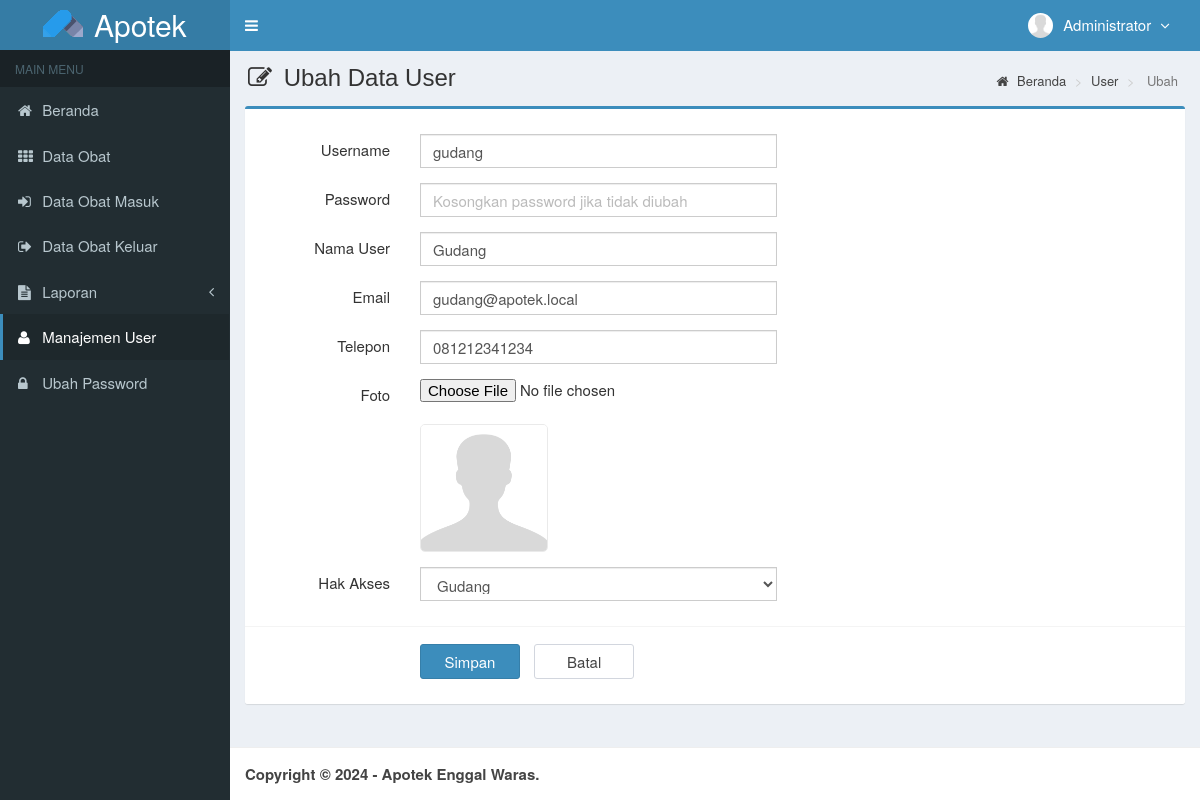
The page /main.php?module=form_user&form=edit&id=3 (signed in) on the database its author committed.
### tables this page shows
CREATE TABLE `users` (
  `id_user` int(3) NOT NULL,
  `username` varchar(50) NOT NULL,
  `nama_user` varchar(50) NOT NULL,
  `password` varchar(50) NOT NULL,
  `email` varchar(50) DEFAULT NULL,
  `telepon` varchar(13) DEFAULT NULL,
  `foto` varchar(100) DEFAULT NULL,
  `hak_akses` enum('Admin','Owner','Gudang') DEFAULT NULL,
  `status` enum('aktif','blokir') NOT NULL DEFAULT 'aktif',
  `created_at` timestamp NOT NULL DEFAULT CURRENT_TIMESTAMP,
  `updated_at` timestamp NOT NULL DEFAULT CURRENT_TIMESTAMP ON UPDATE CURRENT_TIMESTAMP
);

### modules/user/form.php (the view, shortened to what this page needs)
<?php
if ($_GET['form']=='add') { ?>
  <section class="content-header">
    <h1>
      <i class="fa fa-edit icon-title"></i> Input User
    </h1>
    <ol class="breadcrumb">
      <li><a href="?module=beranda"><i class="fa fa-home"></i> Beranda </a></li>
      <li><a href="?module=user"> User </a></li>
      <li class="active"> Input </li>
    </ol>
  </section>
  <section class="content">
    <div class="row">
      <div class="col-md-12">
        <div class="box box-primary">
          <form role="form" class="form-horizontal" method="POST" action="modules/user/proses.php?act=insert" enctype="multipart/form-data">
            <div class="box-body">
              <div class="form-group">
                <label class="col-sm-2 control-label">Username</label>
                <div class="col-sm-5">
                  <input type="text" class="form-control" name="username" autocomplete="off" required>
                </div>
              </div>
              <div class="form-group">
                <label class="col-sm-2 control-label">Password</label>
                <div class="col-sm-5">
                  <input type="password" class="form-control" name="password" autocomplete="off" required>
                </div>
              </div>
              <div class="form-group">
                <label class="col-sm-2 control-label">Nama User</label>
                <div class="col-sm-5">
                  <input type="text" class="form-control" name="nama_user" autocomplete="off" required>
                </div>
              </div>
              <div class="form-group">
                <label class="col-sm-2 control-label">Hak Akses</label>
                <div class="col-sm-5">
                  <select class="form-control" name="hak_akses" required>
                    <option value=""></option>
                    <option value="Super Admin">Super Admin</option>
                    <option value="Manajer">Manajer</option>
                    <option value="Gudang">Gudang</option>
                  </select>
                </div>
              </div>
            </div>
            <div class="box-footer">
              <div class="form-group">
                <div class="col-sm-offset-2 col-sm-10">
                  <input type="submit" class="btn btn-primary btn-submit" name="simpan" value="Simpan">
                  <a href="?module=user" class="btn btn-default btn-reset">Batal</a>
                </div>
              </div>
            </div>
          </form>
        </div>
      </div>
    </div>
  </section>
<?php
}
elseif ($_GET['form']=='edit') {
  	if (isset($_GET['id'])) {
      $query = mysqli_query($mysqli, "SELECT * FROM users WHERE id_user='$_GET[id]'")
                                      or die('Ada kesalahan pada query tampil data user : '.mysqli_error($mysqli));
      $data  = mysqli_fetch_assoc($query);
  	}
?>
  <section class="content-header">
    <h1>
      <i class="fa fa-edit icon-title"></i> Ubah Data User
    </h1>
    <ol class="breadcrumb">
      <li><a href="?module=beranda"><i class="fa fa-home"></i> Beranda</a></li>
      <li><a href="?module=user"> User </a></li>
      <li class="active"> Ubah </li>
    </ol>
  </section>
  <section class="content">
    <div class="row">
      <div class="col-md-12">
        <div class="box box-primary">
          <form role="form" class="form-horizontal" method="POST" action="modules/user/proses.php?act=update" enctype="multipart/form-data">
            <div class="box-body">
              <div class="form-group">
                <label class="col-sm-2 control-label">Username</label>
                <div class="col-sm-5">
                  <input type="text" class="form-control" name="username" autocomplete="off" value="<?= $data['username']; ?>" required>
                </div>
              </div>
              <div class="form-group">
                <label class="col-sm-2 control-label">Password</label>
                <div class="col-sm-5">
                  <input type="password" class="form-control" name="password" autocomplete="off" placeholder="Kosongkan password jika tidak diubah">
                </div>
              </div>
              <div class="form-group">
                <label class="col-sm-2 control-label">Nama User</label>
                <div class="col-sm-5">
                  <input type="text" class="form-control" name="nama_user" autocomplete="off" value="<?= $data['nama_user']; ?>" required>
                </div>
              </div>
              <div class="form-group">
                <label class="col-sm-2 control-label">Email</label>
                <div class="col-sm-5">
                  <input type="email" class="form-control" name="email" autocomplete="off" value="<?= $data['email']; ?>">
                </div>
              </div>
              <div class="form-group">
                <label class="col-sm-2 control-label">Telepon</label>
                <div class="col-sm-5">
                  <input type="text" class="form-control" name="telepon" autocomplete="off" maxlength="13" onKeyPress="return goodchars(event,'0123456789',this)" value="<?= $data['telepon']; ?>">
                </div>
              </div>
            <div class="form-group">
                <label class="col-sm-2 control-label">Foto</label>
                <div class="col-sm-5">
                  <input type="file" name="foto">
                  <br/>
                <?php
                if ($data['foto']=="") { ?>
                  <img style="border:1px solid #eaeaea;border-radius:5px;" src="images/user/user-default.png" width="128">
                <?php
                }
                else { ?>
                  <img style="border:1px solid #eaeaea;border-radius:5px;" src="images/user/<?= $data['foto']; ?>" width="128">
                <?php
                }
                ?>
                </div>
              </div>
              <div class="form-group">
                <label class="col-sm-2 control-label">Hak Akses</label>
                <div class="col-sm-5">
                  <select class="form-control" name="hak_akses" required>
                    <option value="<?= $data['hak_akses']; ?>"><?= $data['hak_akses']; ?></option>
                  </select>
                </div>
              </div>
            </div>
            <div class="box-footer">
              <div class="form-group">
                <div class="col-sm-offset-2 col-sm-10">
                  <input type="submit" class="btn btn-primary btn-submit" name="simpan" value="Simpan">
                  <a href="?module=user" class="btn btn-default btn-reset">Batal</a>
                </div>
              </div>
            </div>
          </form>
        </div>
      </div>
    </div>
  </section>
<?php
}
?>

### top-menu.php (shortened to what this page needs)
<?php
$query = mysqli_query($mysqli, "SELECT id_user, nama_user, foto, hak_akses FROM users WHERE id_user='$_SESSION[id_user]'")
  or die('Ada kesalahan pada query tampil Manajemen User: ' . mysqli_error($mysqli));
$data = mysqli_fetch_assoc($query);
?>
<li class="dropdown user user-menu">
  <a href="#" class="dropdown-toggle" data-toggle="dropdown">
    <img src="<?= $data['foto'] == "" ? 'images/user/user-default.png' : 'images/user/' . $data['foto'] ?>" class="user-image" alt="User Image" />
    <span class="hidden-xs"><?= $data['nama_user'] ?> <i style="margin-left:5px" class="fa fa-angle-down"></i></span>
  </a>
</li>

### assets/css/style.css (style rules this page uses)
.form-horizontal .control-label { margin-bottom: 0; padding-top: 5px; text-align: right; }
label { display: inline-block; font-size: 15px; font-weight: 400; margin-bottom: 5px; max-width: 100%; }
.form-control { background-color: #fff; background-image: none; border: 1px solid #ccc; border-radius: 4px; box-shadow: 0 1px 1px rgba(0, 0, 0, 0.075) inset; color: #555; display: block; font-size: 15px; height: 34px; line-height: 1.42857; padding: 6px 12px; transition: border-color 0.15s ease-in-out 0s, box-shadow 0.15s ease-in-out 0s; width: 100%; }
.btn-default { background-color: #fff; border-color: #d2d6de; color: #444; }
.content-header { padding: 15px 18px 0; position: relative; }
.content-header > .breadcrumb { background: transparent none repeat scroll 0 0; border-radius: 2px; float: right; font-size: 13px; margin-bottom: 0; margin-top: 0; padding: 7px 12px; position: absolute; right: 10px; top: 15px; }
.btn-submit { width: 100px; margin-top: 7px; margin-right: 10px; font-size: 15px; }
.btn-reset { width: 100px; margin-top: 7px; font-size: 15px; }
.icon-title { margin-right: 5px; }
body { background-color: #fff; color: #333; font-size: 15px; line-height: 1.42857; }

### rows shown on the page
users: foto (picture), nama_user "Administrator"
users: username "gudang", nama_user "Gudang", email "gudang@apotek.local", telepon "081212341234", foto (picture), hak_akses "Gudang"
